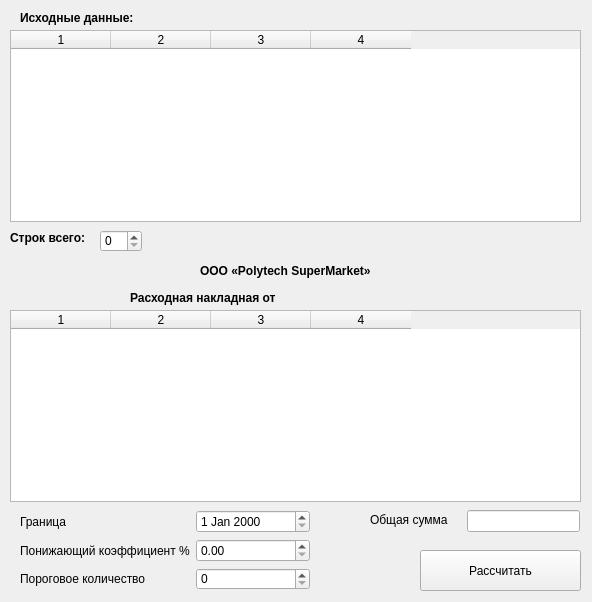
<?xml version="1.0" encoding="UTF-8"?>
<ui version="4.0">
 <class>Form</class>
 <widget class="QWidget" name="Form">
  <property name="geometry">
   <rect>
    <x>0</x>
    <y>0</y>
    <width>592</width>
    <height>602</height>
   </rect>
  </property>
  <property name="minimumSize">
   <size>
    <width>592</width>
    <height>602</height>
   </size>
  </property>
  <property name="maximumSize">
   <size>
    <width>592</width>
    <height>602</height>
   </size>
  </property>
  <property name="windowTitle">
   <string>Лаба 8</string>
  </property>
  <widget class="QTableWidget" name="tableInitialData">
   <property name="geometry">
    <rect>
     <x>10</x>
     <y>30</y>
     <width>571</width>
     <height>192</height>
    </rect>
   </property>
   <property name="columnCount">
    <number>4</number>
   </property>
   <column/>
   <column/>
   <column/>
   <column/>
  </widget>
  <widget class="QTableWidget" name="tableReport">
   <property name="geometry">
    <rect>
     <x>10</x>
     <y>310</y>
     <width>571</width>
     <height>192</height>
    </rect>
   </property>
   <property name="columnCount">
    <number>4</number>
   </property>
   <column/>
   <column/>
   <column/>
   <column/>
  </widget>
  <widget class="QLabel" name="labelInitialData">
   <property name="geometry">
    <rect>
     <x>20</x>
     <y>10</y>
     <width>131</width>
     <height>16</height>
    </rect>
   </property>
   <property name="font">
    <font>
     <bold>true</bold>
    </font>
   </property>
   <property name="text">
    <string>Исходные данные: </string>
   </property>
  </widget>
  <widget class="QLabel" name="labelStringsTotal">
   <property name="geometry">
    <rect>
     <x>10</x>
     <y>230</y>
     <width>91</width>
     <height>16</height>
    </rect>
   </property>
   <property name="font">
    <font>
     <bold>true</bold>
    </font>
   </property>
   <property name="text">
    <string>Строк всего:</string>
   </property>
  </widget>
  <widget class="QSpinBox" name="boxStringsTotal">
   <property name="geometry">
    <rect>
     <x>100</x>
     <y>230</y>
     <width>42</width>
     <height>22</height>
    </rect>
   </property>
  </widget>
  <widget class="QPushButton" name="buttonResult">
   <property name="geometry">
    <rect>
     <x>420</x>
     <y>550</y>
     <width>161</width>
     <height>41</height>
    </rect>
   </property>
   <property name="text">
    <string>Рассчитать</string>
   </property>
  </widget>
  <widget class="QLabel" name="labelArmashMarket">
   <property name="geometry">
    <rect>
     <x>200</x>
     <y>260</y>
     <width>201</width>
     <height>21</height>
    </rect>
   </property>
   <property name="font">
    <font>
     <bold>true</bold>
    </font>
   </property>
   <property name="text">
    <string>ООО «Polytech SuperMarket»</string>
   </property>
  </widget>
  <widget class="QLabel" name="labelReport">
   <property name="geometry">
    <rect>
     <x>130</x>
     <y>290</y>
     <width>181</width>
     <height>16</height>
    </rect>
   </property>
   <property name="font">
    <font>
     <bold>true</bold>
    </font>
   </property>
   <property name="text">
    <string>Расходная накладная от</string>
   </property>
  </widget>
  <widget class="QLabel" name="labelDate">
   <property name="geometry">
    <rect>
     <x>300</x>
     <y>290</y>
     <width>181</width>
     <height>16</height>
    </rect>
   </property>
   <property name="font">
    <font>
     <bold>true</bold>
    </font>
   </property>
   <property name="text">
    <string/>
   </property>
  </widget>
  <widget class="QLineEdit" name="boxTotalSum">
   <property name="geometry">
    <rect>
     <x>467</x>
     <y>510</y>
     <width>113</width>
     <height>22</height>
    </rect>
   </property>
   <property name="readOnly">
    <bool>true</bool>
   </property>
  </widget>
  <widget class="QLabel" name="labelTotalSum">
   <property name="geometry">
    <rect>
     <x>370</x>
     <y>510</y>
     <width>91</width>
     <height>20</height>
    </rect>
   </property>
   <property name="text">
    <string>Общая сумма</string>
   </property>
  </widget>
  <widget class="QWidget" name="gridLayoutWidget">
   <property name="geometry">
    <rect>
     <x>20</x>
     <y>510</y>
     <width>290</width>
     <height>80</height>
    </rect>
   </property>
   <layout class="QGridLayout" name="gridLayout">
    <item row="0" column="0">
     <widget class="QLabel" name="label_1">
      <property name="text">
       <string>Граница</string>
      </property>
     </widget>
    </item>
    <item row="0" column="1">
     <widget class="QDateEdit" name="borderBox"/>
    </item>
    <item row="1" column="0">
     <widget class="QLabel" name="label_2">
      <property name="text">
       <string>Понижающий коэффициент %</string>
      </property>
     </widget>
    </item>
    <item row="1" column="1">
     <widget class="QDoubleSpinBox" name="ratioBox">
      <property name="maximum">
       <double>100.000000000000000</double>
      </property>
     </widget>
    </item>
    <item row="2" column="0">
     <widget class="QLabel" name="label_3">
      <property name="text">
       <string>Пороговое количество</string>
      </property>
     </widget>
    </item>
    <item row="2" column="1">
     <widget class="QSpinBox" name="treshBox">
      <property name="maximum">
       <number>10000</number>
      </property>
     </widget>
    </item>
   </layout>
  </widget>
 </widget>
 <resources/>
 <connections/>
</ui>
